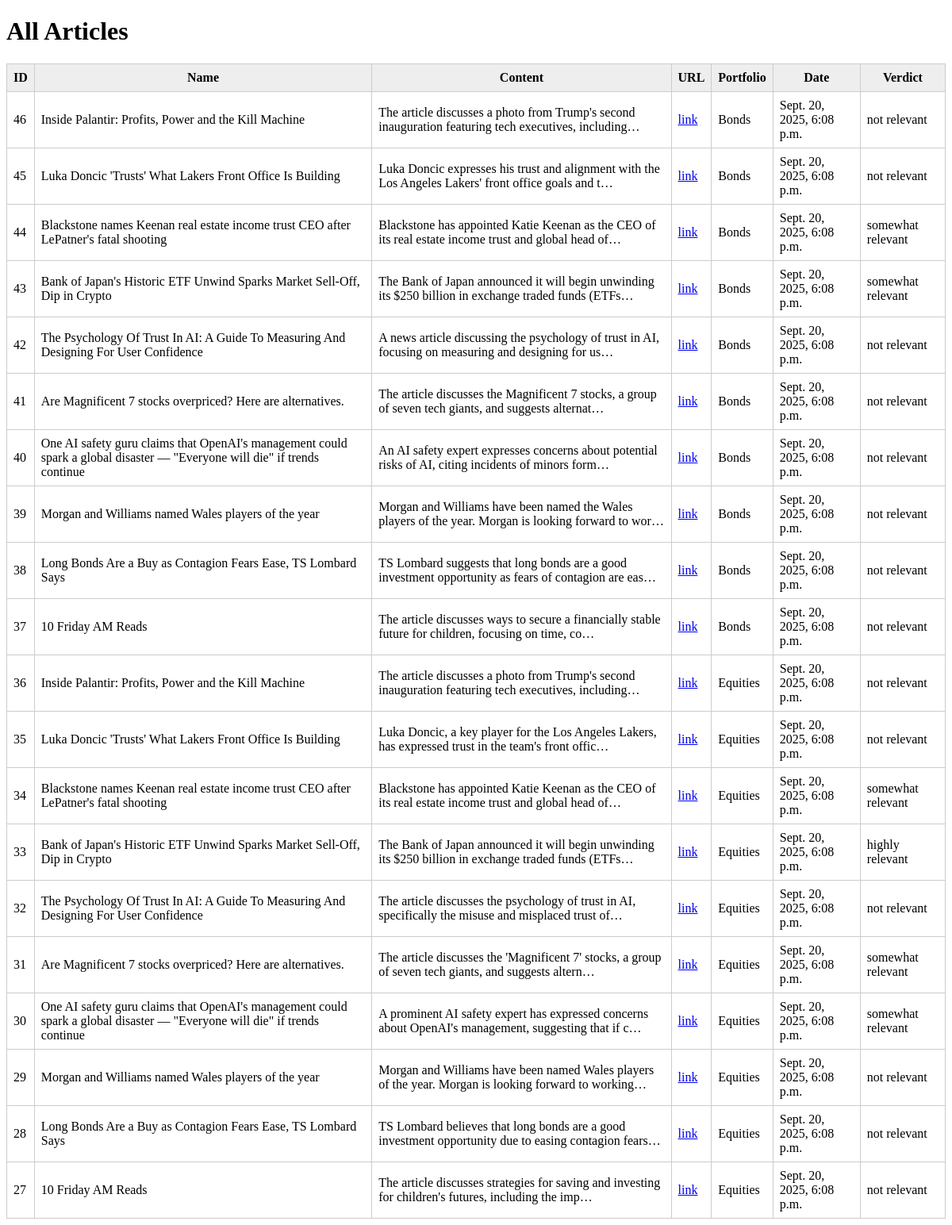
Before: / with the older database file.
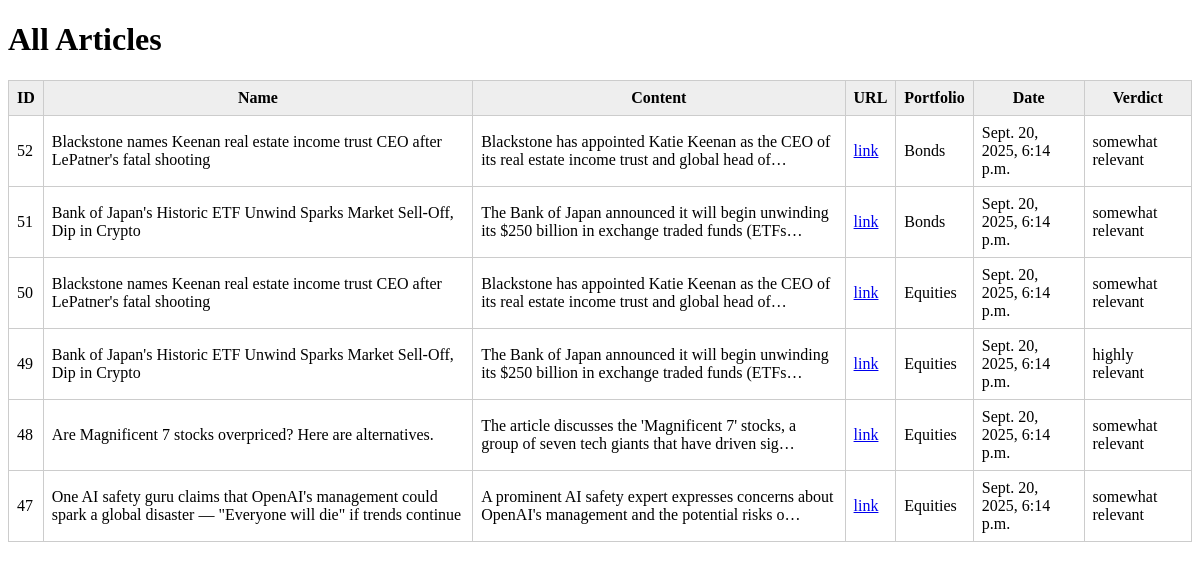
After: the same page with the newer database file.
### interface/models.py (models this page shows)
class Article(models.Model):
    name = models.CharField(max_length=200)
    content = models.TextField()
    url = models.URLField(max_length=200)
    portfolio = models.TextField()
    date = models.DateTimeField(auto_now_add=True)
    verdict = models.CharField(max_length=100, blank=True, null=True)

### interface/views.py (the view)
# urls.py: path('', views.article_list, name='article_list')
def article_list(request):
	articles = Article.objects.all().order_by('-date')
	return render(request, 'article_list.html', {'articles': articles})

### interface/templates/article_list.html (shortened to what this page needs)
<!DOCTYPE html>
<html lang="en">
<head>
</head>
<body>
    <h1>All Articles</h1>
    <table>
        <tr>
            <th>ID</th>
            <th>Name</th>
            <th>Content</th>
            <th>URL</th>
            <th>Portfolio</th>
            <th>Date</th>
            <th>Verdict</th>
        </tr>
        {% for article in articles %}
        <tr>
            <td>{{ article.id }}</td>
            <td>{{ article.name }}</td>
            <td>{{ article.content|truncatechars:100 }}</td>
            <td><a href="{{ article.url }}" target="_blank">link</a></td>
            <td>{{ article.portfolio }}</td>
            <td>{{ article.date }}</td>
            <td>{{ article.verdict }}</td>
        </tr>
        {% empty %}
        <tr><td colspan="7">No articles found.</td></tr>
        {% endfor %}
    </table>
</body>
</html>

### interface/templates/article_list.html (style rules this page uses)
table { border-collapse: collapse; width: 100%; }
th, td { border: 1px solid #ccc; padding: 8px; }
th { background: #eee; }

Changed rows visible on the page:
removed Article: id "46", name "Inside Palantir: Profits, Power and the Kill Machine", content "The article discusses a photo from Trump's second inauguration featuring tech executives, including…", portfolio "Bonds", date "Sept. 20, 2025, 6:08 p.m.", verdict "not relevant"
removed Article: id "45", name "Luka Doncic 'Trusts' What Lakers Front Office Is Building", content "Luka Doncic expresses his trust and alignment with the Los Angeles Lakers' front office goals and t…", portfolio "Bonds", date "Sept. 20, 2025, 6:08 p.m.", verdict "not relevant"
removed Article: id "44", name "Blackstone names Keenan real estate income trust CEO after LePatner's fatal shooting", content "Blackstone has appointed Katie Keenan as the CEO of its real estate income trust and global head of…", portfolio "Bonds", date "Sept. 20, 2025, 6:08 p.m.", verdict "somewhat relevant"
removed Article: id "43", name "Bank of Japan's Historic ETF Unwind Sparks Market Sell-Off, Dip in Crypto", content "The Bank of Japan announced it will begin unwinding its $250 billion in exchange traded funds (ETFs…", portfolio "Bonds", date "Sept. 20, 2025, 6:08 p.m.", verdict "somewhat relevant"
removed Article: id "42", name "The Psychology Of Trust In AI: A Guide To Measuring And Designing For User Confidence", content "A news article discussing the psychology of trust in AI, focusing on measuring and designing for us…", portfolio "Bonds", date "Sept. 20, 2025, 6:08 p.m.", verdict "not relevant"
removed Article: id "41", name "Are Magnificent 7 stocks overpriced? Here are alternatives.", content "The article discusses the Magnificent 7 stocks, a group of seven tech giants, and suggests alternat…", portfolio "Bonds", date "Sept. 20, 2025, 6:08 p.m.", verdict "not relevant"
removed Article: id "40", name "One AI safety guru claims that OpenAI's management could spark a global disaster — \"Everyone will die\" if trends continue", content "An AI safety expert expresses concerns about potential risks of AI, citing incidents of minors form…", portfolio "Bonds", date "Sept. 20, 2025, 6:08 p.m.", verdict "not relevant"
removed Article: id "39", name "Morgan and Williams named Wales players of the year", content "Morgan and Williams have been named the Wales players of the year. Morgan is looking forward to wor…", portfolio "Bonds", date "Sept. 20, 2025, 6:08 p.m.", verdict "not relevant"
removed Article: id "38", name "Long Bonds Are a Buy as Contagion Fears Ease, TS Lombard Says", content "TS Lombard suggests that long bonds are a good investment opportunity as fears of contagion are eas…", portfolio "Bonds", date "Sept. 20, 2025, 6:08 p.m.", verdict "not relevant"
removed Article: id "37", name "10 Friday AM Reads", content "The article discusses ways to secure a financially stable future for children, focusing on time, co…", portfolio "Bonds", date "Sept. 20, 2025, 6:08 p.m.", verdict "not relevant"
removed Article: id "36", name "Inside Palantir: Profits, Power and the Kill Machine", content "The article discusses a photo from Trump's second inauguration featuring tech executives, including…", portfolio "Equities", date "Sept. 20, 2025, 6:08 p.m.", verdict "not relevant"
removed Article: id "35", name "Luka Doncic 'Trusts' What Lakers Front Office Is Building", content "Luka Doncic, a key player for the Los Angeles Lakers, has expressed trust in the team's front offic…", portfolio "Equities", date "Sept. 20, 2025, 6:08 p.m.", verdict "not relevant"
removed Article: id "34", name "Blackstone names Keenan real estate income trust CEO after LePatner's fatal shooting", content "Blackstone has appointed Katie Keenan as the CEO of its real estate income trust and global head of…", portfolio "Equities", date "Sept. 20, 2025, 6:08 p.m.", verdict "somewhat relevant"
removed Article: id "33", name "Bank of Japan's Historic ETF Unwind Sparks Market Sell-Off, Dip in Crypto", content "The Bank of Japan announced it will begin unwinding its $250 billion in exchange traded funds (ETFs…", portfolio "Equities", date "Sept. 20, 2025, 6:08 p.m.", verdict "highly relevant"
removed Article: id "32", name "The Psychology Of Trust In AI: A Guide To Measuring And Designing For User Confidence", content "The article discusses the psychology of trust in AI, specifically the misuse and misplaced trust of…", portfolio "Equities", date "Sept. 20, 2025, 6:08 p.m.", verdict "not relevant"
removed Article: id "31", name "Are Magnificent 7 stocks overpriced? Here are alternatives.", content "The article discusses the 'Magnificent 7' stocks, a group of seven tech giants, and suggests altern…", portfolio "Equities", date "Sept. 20, 2025, 6:08 p.m.", verdict "somewhat relevant"
removed Article: id "30", name "One AI safety guru claims that OpenAI's management could spark a global disaster — \"Everyone will die\" if trends continue", content "A prominent AI safety expert has expressed concerns about OpenAI's management, suggesting that if c…", portfolio "Equities", date "Sept. 20, 2025, 6:08 p.m.", verdict "somewhat relevant"
removed Article: id "29", name "Morgan and Williams named Wales players of the year", content "Morgan and Williams have been named Wales players of the year. Morgan is looking forward to working…", portfolio "Equities", date "Sept. 20, 2025, 6:08 p.m.", verdict "not relevant"
removed Article: id "28", name "Long Bonds Are a Buy as Contagion Fears Ease, TS Lombard Says", content "TS Lombard believes that long bonds are a good investment opportunity due to easing contagion fears…", portfolio "Equities", date "Sept. 20, 2025, 6:08 p.m.", verdict "not relevant"
removed Article: id "27", name "10 Friday AM Reads", content "The article discusses strategies for saving and investing for children's futures, including the imp…", portfolio "Equities", date "Sept. 20, 2025, 6:08 p.m.", verdict "not relevant"
added Article: id "52", name "Blackstone names Keenan real estate income trust CEO after LePatner's fatal shooting", content "Blackstone has appointed Katie Keenan as the CEO of its real estate income trust and global head of…", portfolio "Bonds", date "Sept. 20, 2025, 6:14 p.m.", verdict "somewhat relevant"
added Article: id "51", name "Bank of Japan's Historic ETF Unwind Sparks Market Sell-Off, Dip in Crypto", content "The Bank of Japan announced it will begin unwinding its $250 billion in exchange traded funds (ETFs…", portfolio "Bonds", date "Sept. 20, 2025, 6:14 p.m.", verdict "somewhat relevant"
added Article: id "50", name "Blackstone names Keenan real estate income trust CEO after LePatner's fatal shooting", content "Blackstone has appointed Katie Keenan as the CEO of its real estate income trust and global head of…", portfolio "Equities", date "Sept. 20, 2025, 6:14 p.m.", verdict "somewhat relevant"
added Article: id "49", name "Bank of Japan's Historic ETF Unwind Sparks Market Sell-Off, Dip in Crypto", content "The Bank of Japan announced it will begin unwinding its $250 billion in exchange traded funds (ETFs…", portfolio "Equities", date "Sept. 20, 2025, 6:14 p.m.", verdict "highly relevant"
added Article: id "48", name "Are Magnificent 7 stocks overpriced? Here are alternatives.", content "The article discusses the 'Magnificent 7' stocks, a group of seven tech giants that have driven sig…", portfolio "Equities", date "Sept. 20, 2025, 6:14 p.m.", verdict "somewhat relevant"
added Article: id "47", name "One AI safety guru claims that OpenAI's management could spark a global disaster — \"Everyone will die\" if trends continue", content "A prominent AI safety expert expresses concerns about OpenAI's management and the potential risks o…", portfolio "Equities", date "Sept. 20, 2025, 6:14 p.m.", verdict "somewhat relevant"
